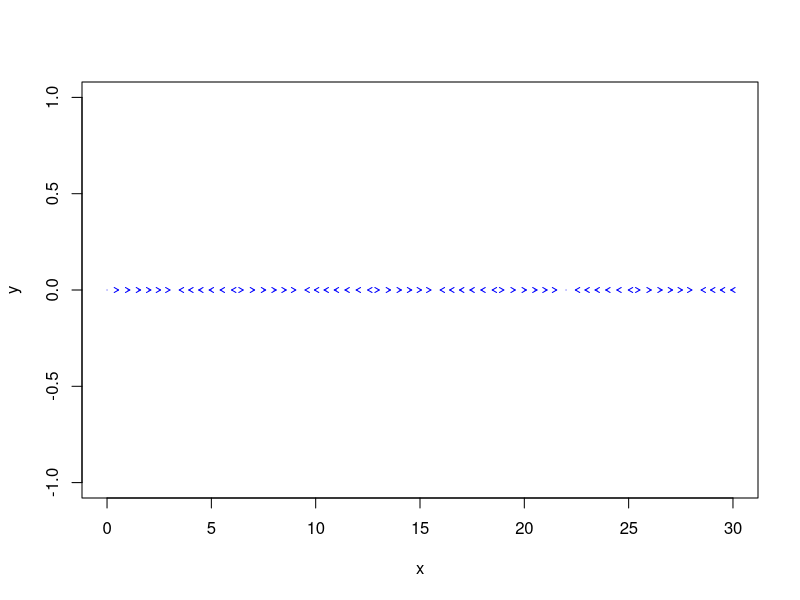
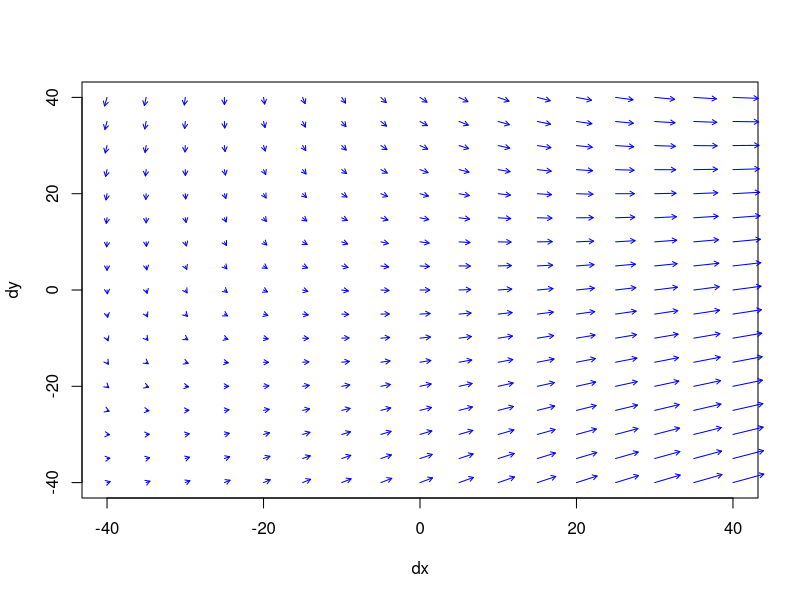

Write the R code that produced these figures, in order. (Note: this script raises an error after producing the figures.)

library('fields')
library('deSolve')


# params = c(1,2,-2,-1)
# params = c(0.7 , 0.8, 3 , 0)
params = c(1.7 , 0.8, -50 , 2, 0.4)


dvdr = function(v, r, params) { # the vector contains the parameters a, b, c, d
	a = params[1]
	b = params[2]
	c = params[3]
	I = params[5]
	# return a vector contain dv and dr
	d_v = 0.04 * (v^2) + 5 * v + 140 -r + I  
	d_r = a * (b * v - r)
	return (c(d_v, d_r))
}





v_nullcline = function (vv, params){
	a = params[1]
	b = params[2]
	c = params[3]
	I = params[5]
	rr = rep (0, length(vv))
	for (i in 1:length(vv)){
		rr[i] = 0.04 * (v^2) + 5 * v + 14 + I 
	}
	return (rr)
}


r_nullcline = function (vv, params){
	a = params[1]
	b = params[2]
	c = params[3]
	I = params[5]
	rr = rep (0, length(vv))
	for (i in 1:length(vv)){
		rr[i] = b * v
	}
	return (rr)
}







x = seq(0,30, 0.5)
y = rep(0, length(x))
dx = sin(x)

plot (x,y, type='n')
# plot (x,dx, type='n')
arrow.plot(x, 0, dx, 0, arrow.ex = 0.05, length = 0.05, col = 'blue', lwd = 1, true.angle=TRUE)



xmin = -40; xmax = 40; xstep = 5
ymin = -40; ymax = 40; ystep = 5


x = seq(xmin, xmax, xstep)
y = seq(ymin, ymax, ystep)

x_values = rep (x, time = length(y))
y_values = rep (y, each = length(x))



x_dirs = rep (0, length(x_values))
y_dirs = rep (0, length(y_values))



for (i in 1:length(x_values)) {
	dir = dvdr(x_values[i], y_values [i], params)
	x_dirs [i] = dir[1]
	y_dirs [i] = dir[2]
}

plot (x,y, type='n', xlab = 'dx', ylab = 'dy')
arrow.plot(x_values, y_values, x_dirs, y_dirs, arrow.ex = 0.05, length = 0.05, col = 'blue', lwd = 1, true.angle=TRUE)



x = seq(xmin, xmax, xstep/10)
y_x = v_nullcline(x, params)
y_y = r_nullcline(x, params)


lines (x, y_x, col = 'blue',lty=1,lwd=3)
lines (x, y_y, col = 'red',lty=1,lwd=3)




ode_system = function (t, state, params) {
	v = state [1]
	r = state [2]
	return (list(dvdr(v,r,params)))
}


root = function (t, state, params) {
	v = state[1]
	return (v-30)
}

event = function(t, state, params) {
	v = state [1]
	u = state [2]
	c = params [3]
	d = params [4]
	v = c
	u = u+d
	return (c(v,u) )
}




x_iter = seq(xmin, xmax, xstep)
y_iter = seq(ymin, ymax, ystep)

for (x_init in x_iter) {
	for (y_init in y_iter) {

		times = seq(1, 5, 0.05)

		points (x_init, y_init)

		# trajectory <- ode (y = c(y1=x_init, y2=y_init), 
		# 	times = times,
		# 	func = ode_system, 
		# 	parms = params)

		trajectory = ode (y = c(y1= x_init, y2 = y_init),
			func = ode_system,
			times = times,
			parms = params,
			events = list(func = event, root = TRUE),
			rootfun = root)

		lines(trajectory[,2], trajectory[,3], col = 43)
		
	}
}


times = seq(1, 300, 0.01)

points (1.1994, -0.62426)

trajectory = ode (y = c(y1= x_init, y2 = y_init),
			func = ode_system,
			times = times,
			parms = params,
			events = list(func = event, root = TRUE),
			rootfun = root)

lines(trajectory[,1], trajectory[,2], col = 98)


plot.new()
frame()

ts = trajectory[,1]
vs = trajectory[,2]

plot (ts,vs, type='n')
lines(ts, vs, col = 98)
